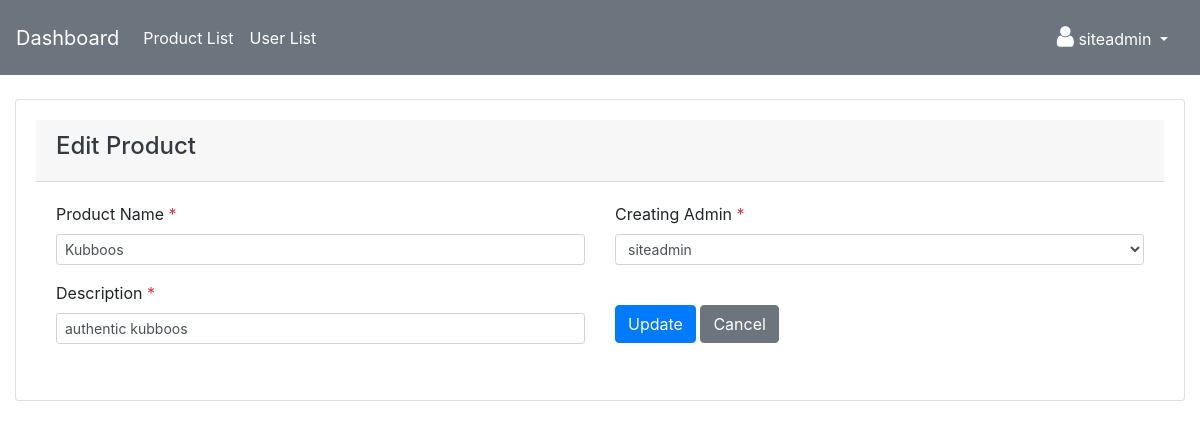
The app's page /mngr/product/edit-product/33 (signed in) with its own data.
### mngr/models.py (models this page shows, shortened)
class Product(models.Model):
    name = models.CharField(max_length=100)
    description = models.CharField(max_length=255)
    created_by = models.ForeignKey(User,on_delete=models.CASCADE)
    created_at = models.DateTimeField(auto_now=True)

### mngr/views.py (the view, shortened to what this page needs)
# urls.py: path('product/edit-product/<int:product_id>',views.editProduct,name='edit_product'),
@login_required(login_url='/mngr/')
def editProduct(request,product_id):
    product = Product.objects.get(pk = product_id)
    form = ProductForm(instance = product)
    context = {
        'form' : form
    }
    return render(request,'products/edit.html',context)

### mngr/forms.py (shortened to what this page needs)
class ProductForm(forms.ModelForm):
    class Meta:
        model = Product
        fields = ('name','description','created_by')
    def __init__(self,*args,**kwargs):
        super(ProductForm,self).__init__(*args,**kwargs)
        for name in self.fields.keys():
            self.fields[name].widget.attrs.update({'class':'form-control form-control-sm','required':'required'})

### mngr/templates/products/edit.html (shortened to what this page needs)
{% extends 'adm_template.html' %}
{% block content %}
<div class="row">
    <div class="col-md-12">
        <div class="card">
            <div class="card-header">
                <h4 class="text-dark">Edit Product</h4>
              </div>
            <div class="card-body">
                <form method="POST">
                    <div class="row">
                        <div class="col-md-6">
                            <div class="form-group">
                                <label for="">Product Name <span class="text-danger">*</span></label>
                                {{ form.name }}
                            </div>
                            <div class="form-group">
                                <label for="">Description <span class="text-danger">*</span></label>
                                {{ form.description }}
                            </div>
                        </div>
                        <div class="col-md-6">
                            <div class="form-group">
                                <label for="">Creating Admin <span class="text-danger">*</span></label>
                                {{ form.created_by }}
                            </div>
                            <div class="form-group"><br>
                                <input type="submit" class="btn btn-primary btn-md" value="Update">
                                <a href="{% url 'product_list' %}" class="btn btn-secondary"> Cancel</a>
                            </div>
                        </div>
                    </div>
                </form>
            </div>
          </div>
    </div>
</div>
{% endblock content %}

### templates/adm_template.html (shortened to what this page needs)
<!DOCTYPE html>
<html>
<head>
  <link rel="stylesheet" href="https://maxcdn.bootstrapcdn.com/bootstrap/4.3.1/css/bootstrap.min.css">
  <link rel="stylesheet" href="https://cdnjs.cloudflare.com/ajax/libs/font-awesome/4.7.0/css/font-awesome.min.css">
</head>
<body>
  <nav class="navbar navbar-expand-lg navbar-light bg-secondary">
    <a class="navbar-brand text-white" href="{% url 'dashboard' %}">Dashboard</a>
    <div class="collapse navbar-collapse" id="navbarNav">
      <ul class="navbar-nav">
        <li class="nav-item">
          <a class="nav-link text-white" href="{% url 'product_list' %}">Product List</a>
        </li>
        <li class="nav-item">
          <a class="nav-link text-white" href="{% url 'user_list' %}">User List</a>
        </li>
      </ul>
    </div>
    <div style="float:right">
      <ul class="navbar-nav mr-auto p-2">
        <li class="nav-item dropdown">
          <a class="nav-link dropdown-toggle text-white" href="#" id="navbarDropdown" role="button" data-toggle="dropdown" aria-haspopup="true" aria-expanded="false">
            <i class="fa fa-user" style="font-size:24px"></i> {{ user.username}}
          </a>
        </li>
      </ul>
    </div>
  </nav>
  <div class="container-fluid"><br>
    {% block content %}{% endblock content %}
</div>
</body>
</html>

### templates/adm_template.html (style rules this page uses)
.card { text-align: center; padding: 20px; margin-bottom: 20px; }

### mngr/templates/products/edit.html (style rules this page uses)
.card { text-align : left }

### records on screen
Product: name "Kubboos", description "authentic kubboos", created_by "siteadmin"

### other values on screen
{{ user.username }} "siteadmin"
